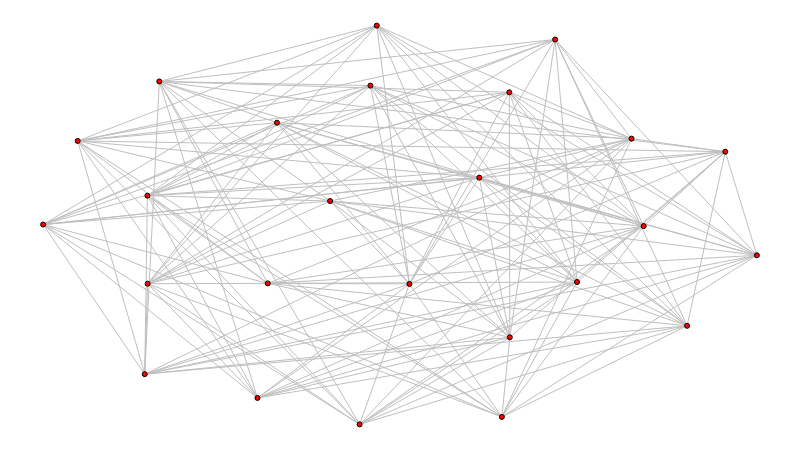

Notebook code for this chart:
### Markdown cell above
Simulação com visualização, quando todos os nós buscam reduzir a restrição de Burt:

### Code cell
def simulate(num_closers):
    g = build_graph()

    set_types(g, num_closers)

    initialize(g)

    while update(g):
        pass

    return g


num_closers = 0

g = simulate(num_closers)

sn.reset_positions(g)

sn.show_graph(g)

### Figure 1 — Plotly figure (JSON) as saved in the notebook; plotly's stock layout.template omitted (floating-point values rounded to 4 significant figures; data arrays with more than 128 entries replaced by an {"elided": "..."} marker saying what was removed)
{"data": [{"hoverinfo": "none", "line": {"color": "rgb(191, 191, 191)", "width": 1}, "mode": "lines", "type": "scatter", "uid": "b09f3cec-c8fb-4184-8cc1-23639261ea5a", "x": {"elided": "468 float values"}, "y": {"elided": "468 float values"}}, {"hoverinfo": "none", "marker": {"color": "rgb(255, 0, 0)", "line": {"color": "rgb(0, 0, 0)", "width": 1}, "size": 5}, "mode": "markers+text", "text": [], "textfont": {"color": "rgb(255, 255, 255)"}, "textposition": "middle center", "type": "scatter", "uid": "47712568-be41-4ef1-bb20-1a65e37cd92d", "x": [0.3003, 0.6539, 0.9023, 0.4585, 0.1628, 0, 0.8414, 0.6111, 0.6531, 0.4674, 0.5132, 0.3147, 0.04841, 0.8245, 0.6427, 1, 0.7173, 0.9557, 0.4434, 0.7481, 0.1464, 0.1461, 0.1423, 0.4021, 0.3277], "y": [0.06626, 0.2183, 0.2471, 0.8496, 0.8599, 0.5011, 0.4973, 0.6188, 0.8328, 1, 0.3522, 0.3536, 0.7109, 0.7166, 0.01873, 0.424, 0.9651, 0.6838, 0, 0.357, 0.3529, 0.5736, 0.126, 0.5601, 0.7566]}], "layout": {"height": 450, "margin": {"b": 0, "l": 0, "r": 0, "t": 0}, "showlegend": false, "width": 800, "xaxis": {"showgrid": false, "showticklabels": false, "zeroline": false}, "yaxis": {"showgrid": false, "showticklabels": false, "zeroline": false}}}
